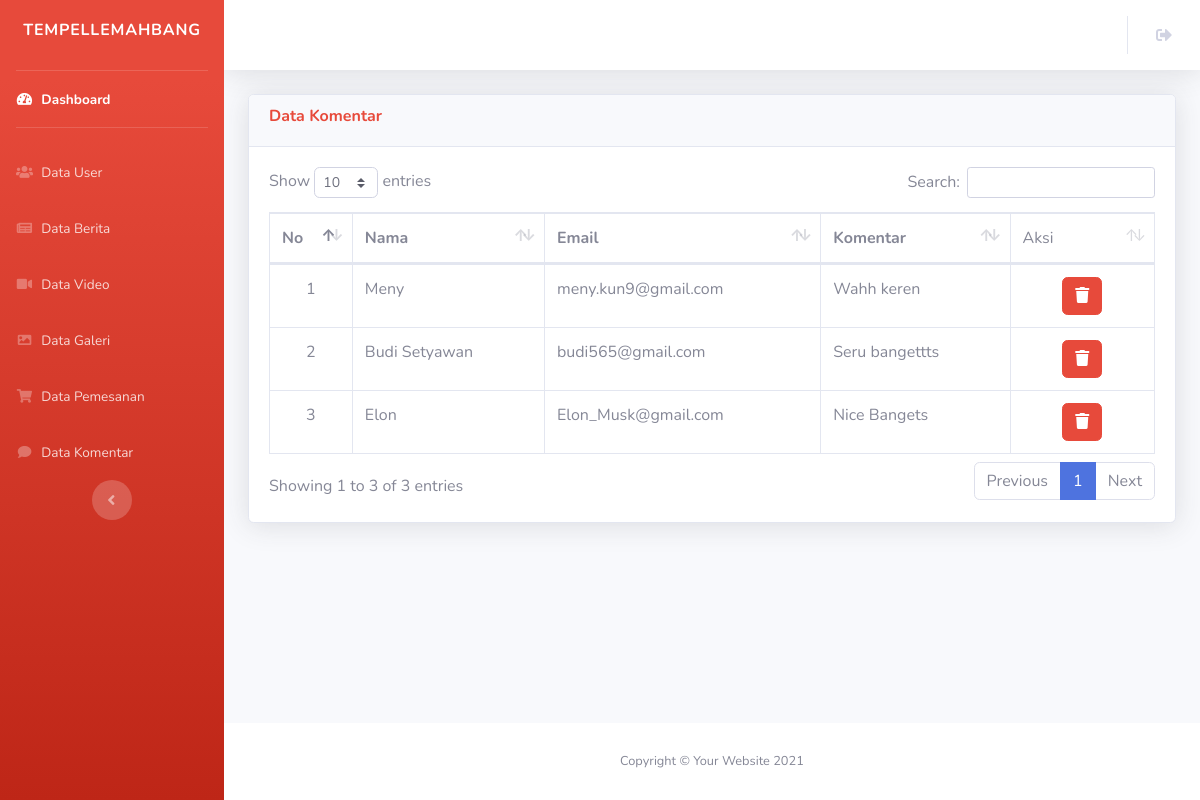
The app's page /admin/data_komentar.php (signed in) with its own data.
### tables this page shows
CREATE TABLE `tbl_komentar` (
  `id_komentar` int(11) NOT NULL,
  `nama` varchar(128) NOT NULL,
  `email` varchar(128) NOT NULL,
  `komentar` text NOT NULL,
  `id_berita` int(11) NOT NULL
);

### admin/data_komentar.php (the view, shortened to what this page needs)
<?php
include("../config.php");
if (empty($_SESSION['username'])){
    header('location:../login.php');
}
else
{
    ?>
    <?php include("include_admin/header.php"); ?>
    <div class="container-fluid">
        <div class="card shadow mb-4">
            <div class="card-header d-flex justify-content-between align-items-center">
                <h6 class="font-weight-bold text-danger">Data Komentar</h6>
            </div>
            <div class="card-body">
                <div class="table-responsive">
                    <table class="table table-bordered" id="dataTable" width="100%" cellspacing="0">
                        <thead>
                            <tr>
                                <th width="40px">No</th>
                                <th>Nama</th>
                                <th>Email</th>
                                <th>Komentar</th>
                                <td>Aksi</td>
                            </tr>
                        </thead>
                        <tbody>
                            <?php
                            $no=1;
                            $sqlquery = "SELECT * FROM tbl_komentar";
                            if ($result = mysqli_query($connect, $sqlquery)) {
                                while ($row = mysqli_fetch_assoc($result)) {
                                    ?>
                                    <tr>
                                        <td align="center"><?= $no++ ?></td>
                                        <td> <?= $row['nama'] ?></td>
                                        <td> <?= $row['email'] ?></td>
                                        <td> <?= $row['komentar'] ?></td>
                                        <td width="120" align="center">
                                            <div class="btn-group">
                                                <a onclick="return confirm('Anda yakin ingin menghapus data tersebut?');" href="komentar_aksi.php?act=delete&id_komentar=<?php echo $row["id_komentar"];?>" class="btn btn-xs btn-danger"> <i class="fas fa-trash" title='Hapus'></i> </a>
                                            </div>
                                        </td>
                                    </tr>
                                    <?php
                                }
                            }
                            ?>
                        </tbody>
                    </table>
                </div>
            </div>
        </div>
    </div>
    <?php include("include_admin/footer.php"); ?>
    <?php
}
?>

### records on screen
tbl_komentar: nama "Meny", email "meny.kun9@gmail.com", komentar "Wahh keren"
tbl_komentar: nama "Budi Setyawan", email "budi565@gmail.com", komentar "Seru bangettts"
tbl_komentar: nama "Elon", email "Elon_Musk@gmail.com", komentar "Nice Bangets"
